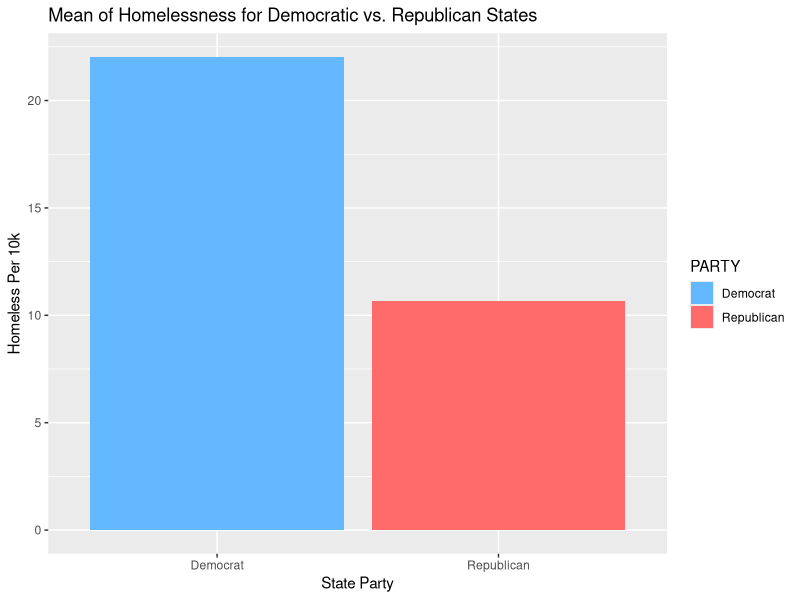
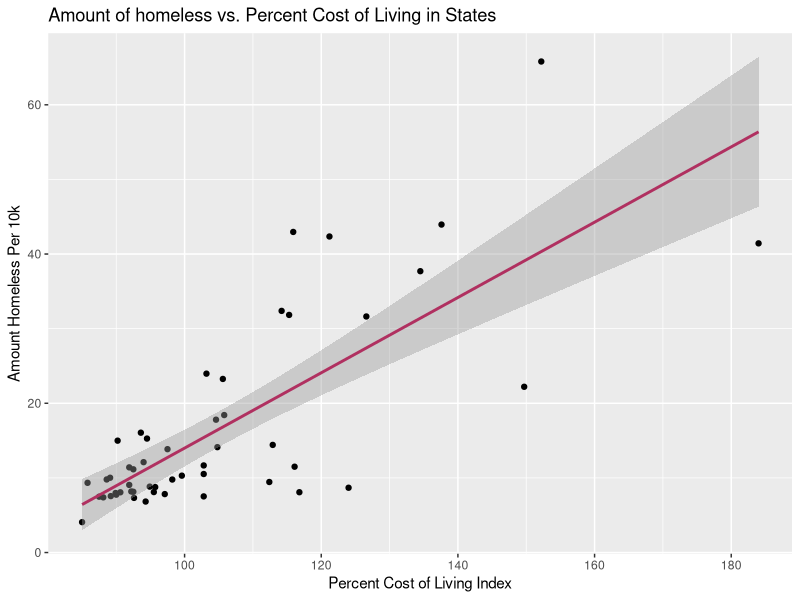
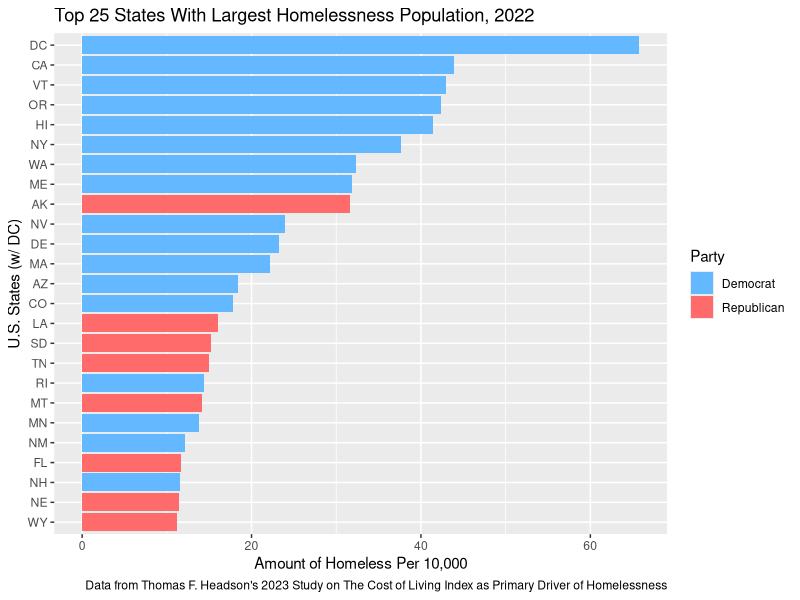

These figures' R source, in order:
## ---- chunk 1
library(tidyverse)
library(readxl)
library(ggplot2)
## ---- chunk 2
homeless <- read_xlsx("data/20230919-DATA-SOURCES.xlsx")
homeless
## ---- chunk 3
head(homeless)
## ---- chunk 4
homeless1 <- homeless |>
  mutate(PARTY = if_else(PARTY == 1, "Republican", "Democrat")) |>
  group_by(PARTY) |>
  summarize(mean_homeless = mean(HOMELESSNESS))
homeless1

knitr::kable(homeless1, digits = 3, col.names = c("State Party", "Mean Homeless Per 10k"))
## ---- chunk 5
ggplot(homeless1, aes(x = PARTY, y = mean_homeless, fill = PARTY)) +
  geom_col() +
  scale_fill_manual(values = 
                      c("Democrat" = "steelblue1",
                        "Republican" = "indianred1")) +
  labs(x = "State Party",
       y = "Homeless Per 10k",
       title = "Mean of Homelessness for Democratic vs. Republican States")
## ---- chunk 6
homeless |>
ggplot(aes(x = COLI, y = HOMELESSNESS)) +
  geom_point()+
  geom_smooth(method = "lm", color = "maroon") +
  labs(x = "Percent Cost of Living Index", 
       y = "Amount Homeless Per 10k",
       title = "Amount of homeless vs. Percent Cost of Living in States")
## ---- chunk 7
lm(HOMELESSNESS ~ COLI, data = homeless)
## ---- chunk 8
library(tidyverse)
library(readxl)
library(ggplot2)
homeless <- read_xlsx("data/20230919-DATA-SOURCES.xlsx")
homeless
## ---- chunk 9
homeless2 <- homeless |>
  mutate(party_aff = if_else(PARTY == 1, "Republican", "Democrat"), 
  STATE = case_when(
  STATE == "Alabama" ~ "AL",
  STATE == "Alaska" ~ "AK",
  STATE == "Arizona" ~ "AZ",
  STATE == "Arkansas" ~ "AR",
  STATE == "California" ~ "CA",
  STATE == "Colorado" ~ "CO",
  STATE == "Connecticut" ~ "CT",
  STATE == "Delaware" ~ "DE",
  STATE == "Florida" ~ "FL",
  STATE == "Georgia" ~ "GA",
  STATE == "Hawaii" ~ "HI",
  STATE == "Idaho" ~ "ID",
  STATE == "Illinois" ~ "IL",
  STATE == "Indiana" ~ "IN",
  STATE == "Iowa" ~ "IA",
  STATE == "Kansas" ~ "KS",
  STATE == "Kentucky" ~ "KY",
  STATE == "Louisiana" ~ "LA",
  STATE == "Maine" ~ "ME",
  STATE == "Maryland" ~ "MD",
  STATE == "Massachusetts" ~ "MA",
  STATE == "Michigan" ~ "MI",
  STATE == "Minnesota" ~ "MN",
  STATE == "Mississippi" ~ "MS",
  STATE == "Missouri" ~ "MO",
  STATE == "Montana" ~ "MT",
  STATE == "Nebraska" ~ "NE",
  STATE == "Nevada" ~ "NV",
  STATE == "New Hampshire" ~ "NH",
  STATE == "New Jersey" ~ "NJ",
  STATE == "New Mexico" ~ "NM",
  STATE == "New York" ~ "NY",
  STATE == "North Carolina" ~ "NC",
  STATE == "North Dakota" ~ "ND",
  STATE == "Ohio" ~ "OH",
  STATE == "Oklahoma" ~ "OK",
  STATE == "Oregon" ~ "OR",
  STATE == "Pennsylvania" ~ "PA",
  STATE == "Rhode Island" ~ "RI",
  STATE == "South Carolina" ~ "SC",
  STATE == "South Dakota" ~ "SD",
  STATE == "Tennessee" ~ "TN",
  STATE == "Texas" ~ "TX",
  STATE == "Utah" ~ "UT",
  STATE == "Vermont" ~ "VT",
  STATE == "Virginia" ~ "VA",
  STATE == "Washington" ~ "WA",
  STATE == "West Virginia" ~ "WV",
  STATE == "Wisconsin" ~ "WI",
  STATE == "Wyoming" ~ "WY",
  STATE == "District of Columbia" ~ "DC"
))
homeless2
## ---- chunk 10
homeless_top25 <- homeless2 |>
  slice_max(HOMELESSNESS, n = 25)
## ---- chunk 11
ggplot(homeless_top25, aes(x = HOMELESSNESS, y = fct_reorder(STATE, HOMELESSNESS), fill = party_aff)) +
  geom_col() +
  scale_fill_manual(values = c("Republican" = "indianred1", "Democrat" = "steelblue1")) +
  labs(
    title = "Top 25 States With Largest Homelessness Population, 2022",
    y = "U.S. States (w/ DC)",
    x = "Amount of Homeless Per 10,000",
    fill = "Party",
    caption = "Data from Thomas F. Headson's 2023 Study on The Cost of Living Index as Primary Driver of Homelessness"
  )
